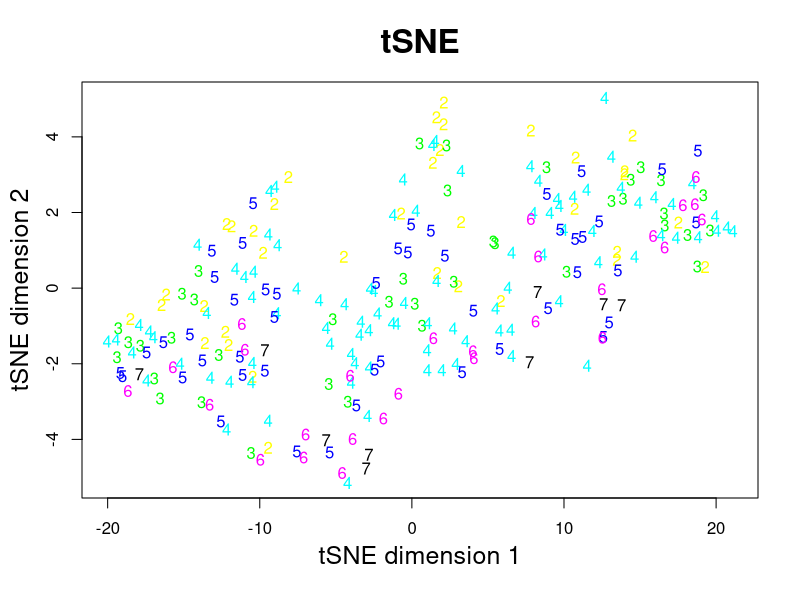
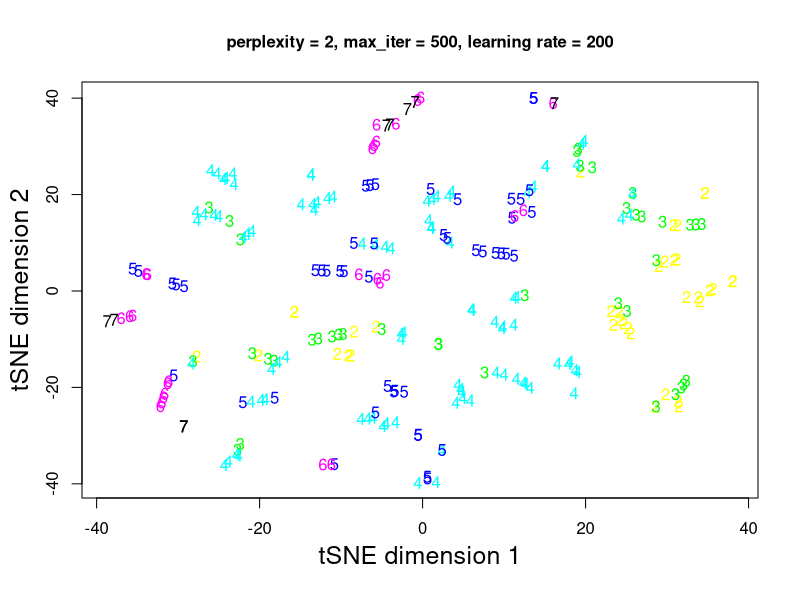
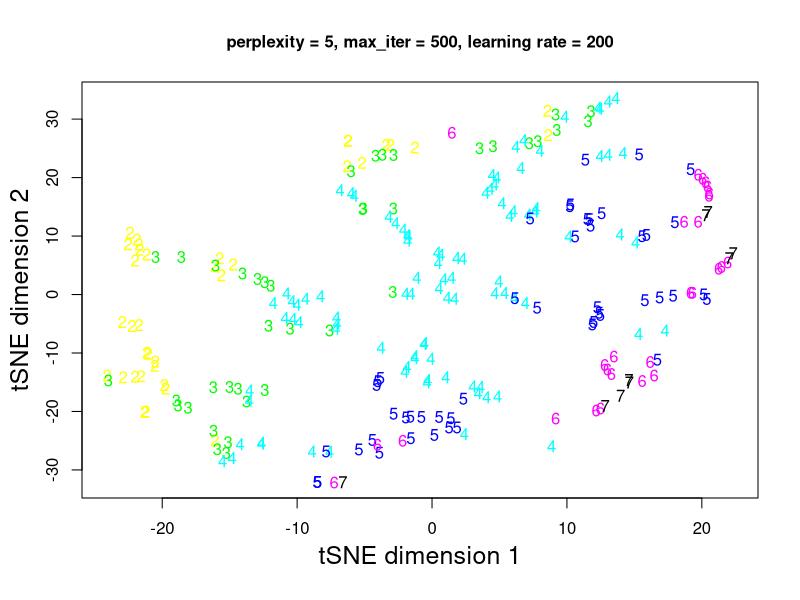
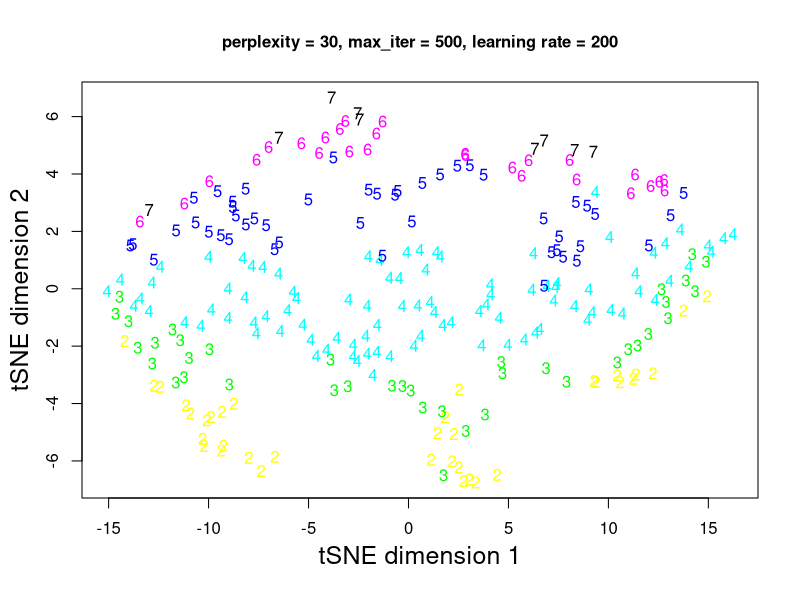
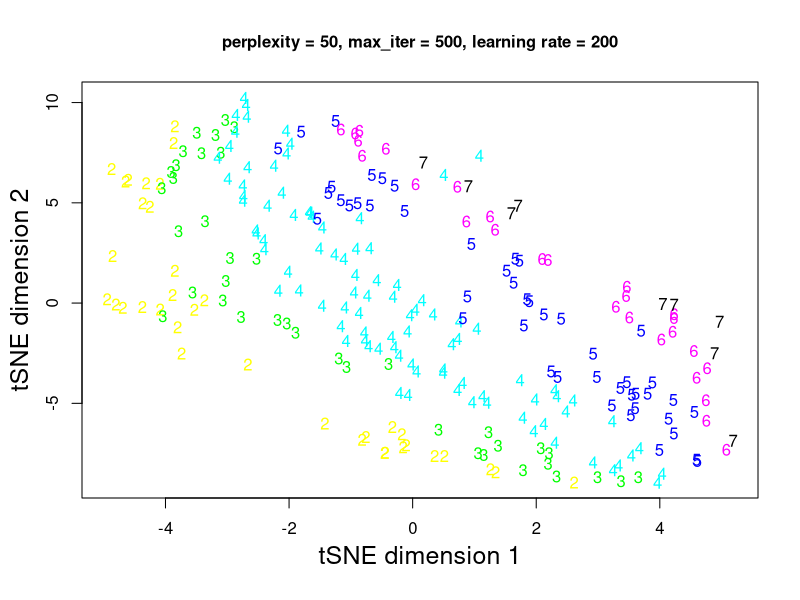
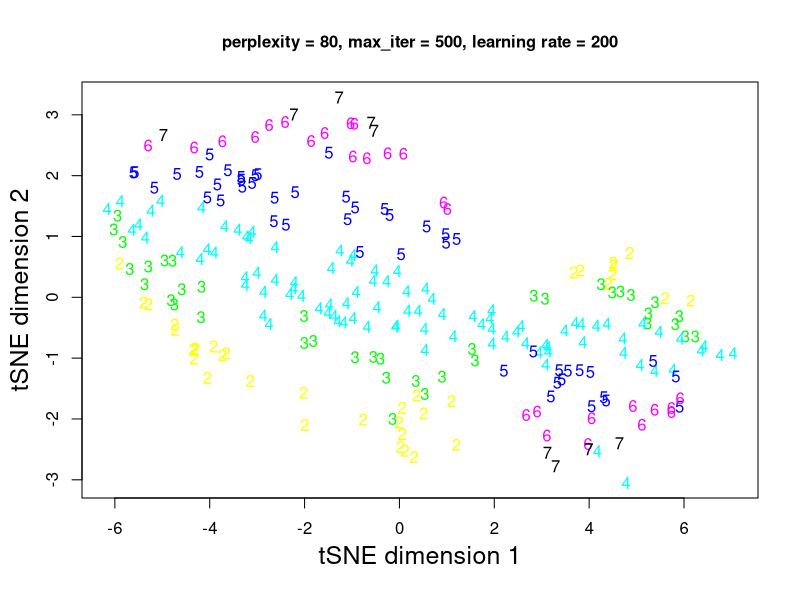
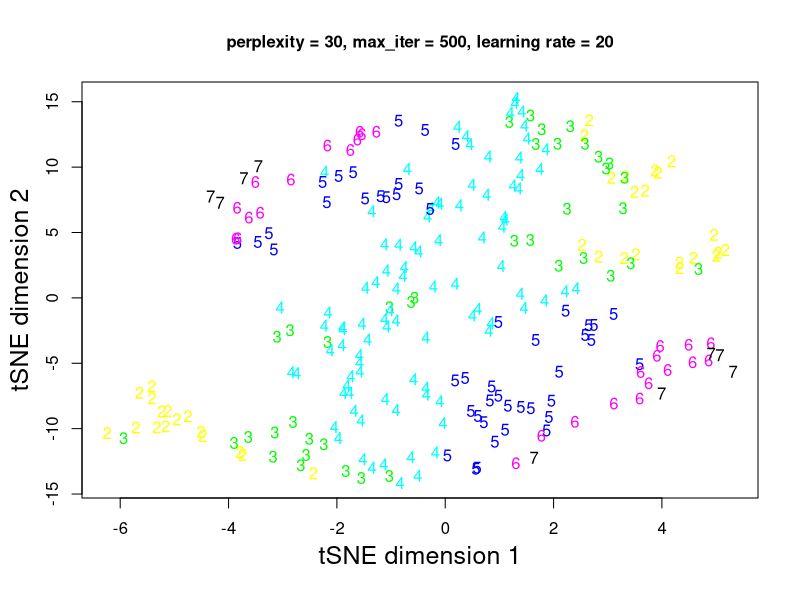
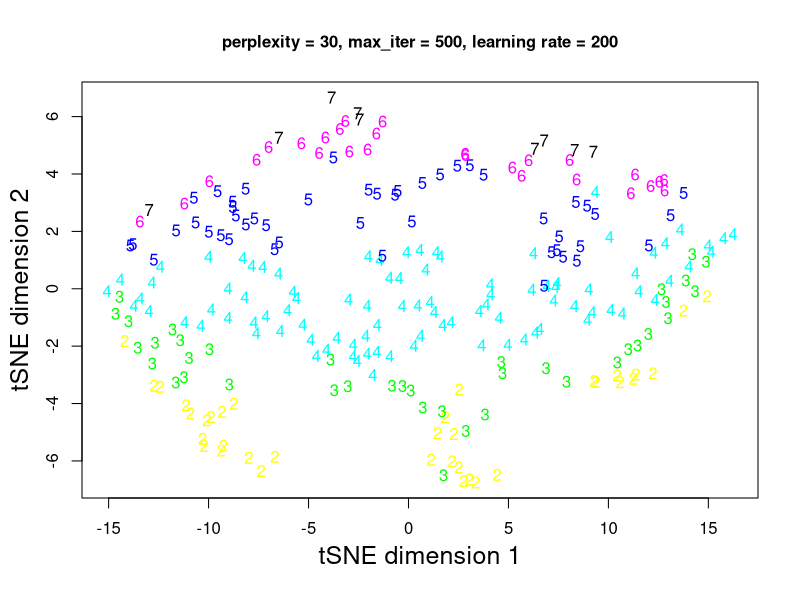

Reproduce these figures in R, in order.
library(data.table)
library(readxl)
library(dplyr)
library(corrplot)
library(ggplot2)
library(ggthemes)
library(ggfortify)
library(RColorBrewer)
library(tidyverse)
library(Rtsne)

theme_set(theme_light())

# Theme Overrides
theme_update(plot.title = element_text(hjust = 0.5),
             axis.text.x = element_text(size = 10),
             axis.text.y = element_text(size = 10),
             axis.title = element_text(face = "bold", size = 12, colour = "steelblue4"),
             legend.position = "top", legend.title = element_blank())

path.data <- "D:/Projects/MSDS-Unsupervised-Learning/datasets"
setwd(path.data)

###########################
# Data load and prep
###########################

tsne_data <- as.data.table(read_csv("bodyfat.csv"))

head(tsne_data)

###########################
# Exploratory Data Analysis
# Data Prep
###########################

# review range of variables and ensure no N/As exist
summary(tsne_data)

# using rtsne
set.seed(1) # for reproducibility
tsne <- Rtsne(tsne_data %>% select(-Density, -Age), dims = 2, perplexity=30, verbose=TRUE, max_iter = 5000, learning = 200)

# visualizing
colors = rainbow(length(unique(tsne_data$agegroup)))
names(colors) = unique(tsne_data$agegroup)

par(mgp=c(2.5,1,0))

plot(tsne$Y, t='n', main="tSNE", xlab="tSNE dimension 1", ylab="tSNE dimension 2", cex.main=2, cex.lab=1.5)
text(tsne$Y, labels = tsne_data$agegroup, col = colors[tsne_data$agegroup])

# train and plot using different parameters
tsne_plot <- function(perpl=30,iterations=500,learning=200){
  set.seed(1) # for reproducibility
  tsne <- Rtsne(tsne_data %>% select(-Density, -agegroup), dims = 2, perplexity=perpl, verbose=TRUE, max_iter=iterations, eta=learning)
  plot(tsne$Y, t='n', main = print(paste0("perplexity = ",perpl, ", max_iter = ",iterations, ", learning rate = ",learning)), xlab="tSNE dimension 1", ylab="tSNE dimension 2", cex.main=1, cex.lab=1.5)
  text(tsne$Y, labels = tsne_data$agegroup, col = colors[tsne_data$agegroup])
}

perplexity_values <- c(2,5,30,50,80)
sapply(perplexity_values, function(i){tsne_plot(perpl=i)})

learning_values <- c(20,200,2000)
sapply(learning_values,function(i){tsne_plot(learning=i)})
